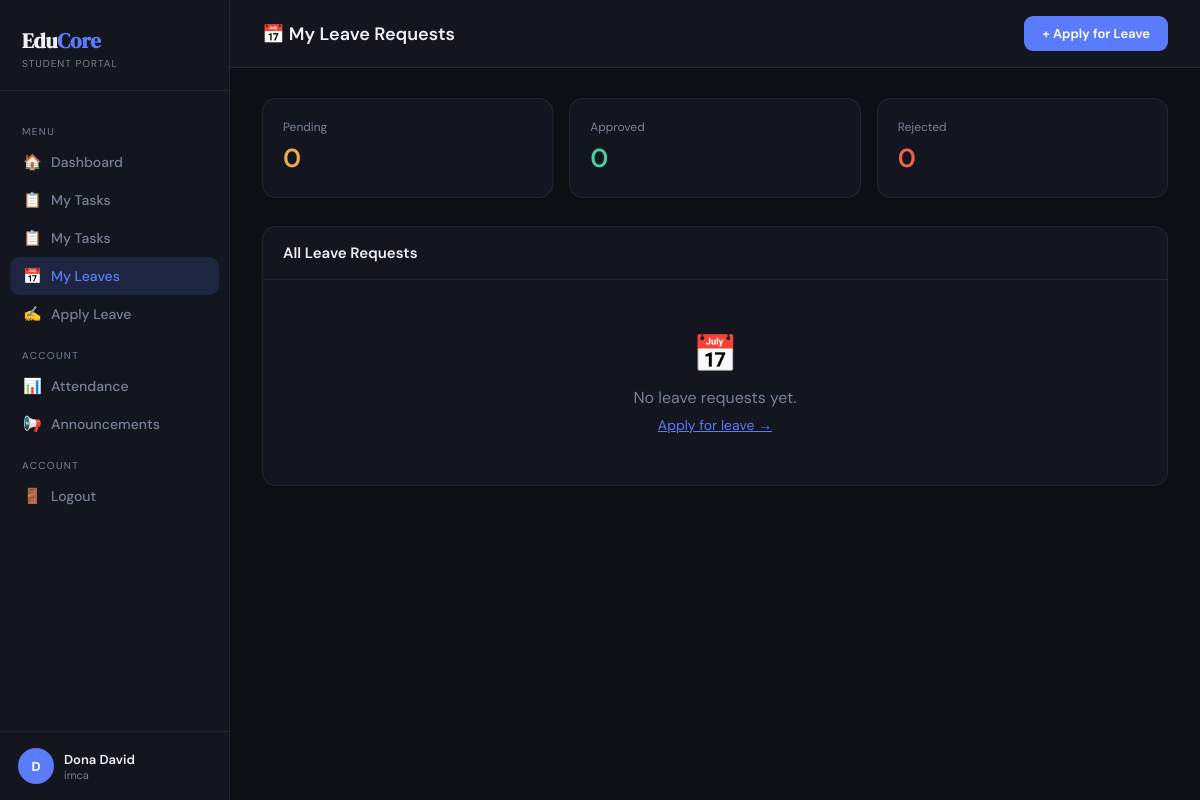
Page /student/leaves/ (signed in) on the committed database.
### studapp/models.py (models this page shows, shortened)
class Student(models.Model):
    user    = models.OneToOneField(User, on_delete=models.CASCADE)
    age     = models.IntegerField()
    gender  = models.CharField(max_length=10)
    course  = models.CharField(max_length=50)
    phone   = models.CharField(max_length=15)
    address = models.TextField()

### studapp/views.py (the view)
# urls.py: path('student/leaves/',                     views.student_my_leaves,     name='student_my_leaves'),
@student_required
def student_my_leaves(request):
    student = request.student
    leaves  = LeaveRequest.objects.filter(student=student)
    return render(request, 'student_my_leaves.html', {
        'student':  student,
        'leaves':   leaves,
        'pending':  leaves.filter(status='Pending').count(),
        'approved': leaves.filter(status='Approved').count(),
        'rejected': leaves.filter(status='Rejected').count(),
    })

### studapp/views.py (called while the page is built)
def student_required(view_func):
    @wraps(view_func)
    @login_required
    def wrapper(request, *args, **kwargs):
        try:
            request.student = Student.objects.get(user=request.user)
        except Student.DoesNotExist:
            messages.error(request, "Student access required.")
            return redirect("login")
        return view_func(request, *args, **kwargs)
    return wrapper

### studapp/templates/student_my_leaves.html (shortened to what this page needs)
<!DOCTYPE html>
<html lang="en">
<head>
</head>
<body>
<div class="sidebar">
  <div class="logo"><h1>Edu<span>Core</span></h1><p>Student Portal</p></div>
  <nav>
    <div class="nav-label">Menu</div>
    <a href="{% url 'student_dashboard' %}" class="nav-item"><span class="ico">🏠</span> Dashboard</a>
    <a href="{% url 'student_my_tasks' %}" class="nav-item"><span class="ico">📋</span> My Tasks</a>
    <a href="{% url 'student_my_tasks' %}" class="nav-item"><span class="ico">📋</span> My Tasks</a>
    <a href="{% url 'student_my_leaves' %}" class="nav-item active"><span class="ico">📅</span> My Leaves</a>
    <a href="{% url 'student_apply_leave' %}" class="nav-item"><span class="ico">✍️</span> Apply Leave</a>
    <div class="nav-label">Account</div>
    <a href="{% url 'student_attendance' %}" class="nav-item"><span class="ico">📊</span> Attendance</a>
    <a href="{% url 'student_announcements' %}" class="nav-item"><span class="ico">📢</span> Announcements</a>
    <div class="nav-label">Account</div>
    <a href="{% url 'logout' %}" class="nav-item"><span class="ico">🚪</span> Logout</a>
  </nav>
  <div class="user-block">
    <div class="avatar">{{ student.user.get_full_name|slice:":1"|upper }}</div>
    <div>
      <div class="name">{{ student.user.get_full_name }}</div>
      <div class="role">{{ student.course }}</div>
    </div>
  </div>
</div>
<div class="main">
  <div class="topbar">
    <h2>📅 My Leave Requests</h2>
    <a href="{% url 'student_apply_leave' %}" class="btn btn-primary">+ Apply for Leave</a>
  </div>
  <div class="content">
    <div class="stats-row">
      <div class="stat-card">
        <div class="lbl">Pending</div>
        <div class="val" style="color:var(--amber)">{{ pending }}</div>
      </div>
      <div class="stat-card">
        <div class="lbl">Approved</div>
        <div class="val" style="color:var(--green)">{{ approved }}</div>
      </div>
      <div class="stat-card">
        <div class="lbl">Rejected</div>
        <div class="val" style="color:var(--red)">{{ rejected }}</div>
      </div>
    </div>
    <div class="card">
      <div class="card-head">
        <h3>All Leave Requests</h3>
      </div>
      {% if leaves %}
      <table>
        <thead>
          <tr>
            <th>#</th>
            <th>Type</th>
            <th>From</th>
            <th>To</th>
            <th>Days</th>
            <th>Reason</th>
            <th>Status</th>
            <th>Admin Remark</th>
          </tr>
        </thead>
        <tbody>
          {% for leave in leaves %}
          <tr>
            <td style="color:var(--muted)">{{ forloop.counter }}</td>
            <td style="font-weight:500">{{ leave.get_leave_type_display }}</td>
            <td>{{ leave.from_date }}</td>
            <td>{{ leave.to_date }}</td>
            <td style="font-weight:600">{{ leave.days_count }}</td>
            <td style="color:var(--muted);font-size:13px;max-width:150px">{{ leave.reason|truncatechars:50 }}</td>
            <td>
              {% if leave.status == 'Pending' %}
                <span class="badge badge-pending">⏳ Pending</span>
              {% elif leave.status == 'Approved' %}
                <span class="badge badge-approved">✅ Approved</span>
              {% else %}
                <span class="badge badge-rejected">❌ Rejected</span>
              {% endif %}
            </td>
            <td>
              {% if leave.admin_remark %}
                <div class="remark">"{{ leave.admin_remark }}"</div>
              {% else %}
                <span style="color:var(--muted);font-size:12px">—</span>
              {% endif %}
            </td>
          </tr>
          {% endfor %}
        </tbody>
      </table>
      {% else %}
        <div class="empty">
          <p style="font-size:36px">📅</p>
          <p style="margin-top:10px">No leave requests yet.</p>
          <a href="{% url 'student_apply_leave' %}" style="color:var(--accent);font-size:14px;display:inline-block;margin-top:8px">Apply for leave →</a>
        </div>
      {% endif %}
    </div>
  </div>
</div>
</body>
</html>

### studapp/templates/student_my_leaves.html (style rules this page uses)
:root { --bg:#0d0f14;--surface:#13161e;--surf2:#1a1e28;--border:rgba(255,255,255,0.07);--accent:#5b7cfa;--green:#4ec9a0;--amber:#f0a84e;--red:#f0614e;--text:#eef0f7;--muted:#7a7f96;--r:14px; }
*,*::before,*::after { box-sizing:border-box;margin:0;padding:0; }
body { background:var(--bg);color:var(--text);font-family:'DM Sans',sans-serif;display:flex;min-height:100vh; }
.sidebar { width:230px;min-height:100vh;background:var(--surface);border-right:1px solid var(--border);display:flex;flex-direction:column;position:fixed;top:0;left:0;bottom:0;z-index:100; }
.logo { padding:26px 22px 20px;border-bottom:1px solid var(--border); }
.logo h1 { font-family:'DM Serif Display',serif;font-size:21px; }
.logo h1 span { color:var(--accent); }
.logo p { font-size:10px;color:var(--muted);letter-spacing:1px;text-transform:uppercase;margin-top:2px; }
nav { padding:18px 10px;flex:1; }
.nav-label { font-size:10px;text-transform:uppercase;letter-spacing:1.4px;color:var(--muted);padding:0 12px;margin:16px 0 5px; }
.nav-item { display:flex;align-items:center;gap:10px;padding:9px 13px;border-radius:10px;color:var(--muted);text-decoration:none;font-size:14px;font-weight:500;transition:.15s; }
.nav-item.active { background:rgba(91,124,250,.15);color:var(--accent); }
.nav-item .ico { font-size:15px;width:18px;text-align:center; }
.user-block { padding:16px 18px;border-top:1px solid var(--border);display:flex;align-items:center;gap:10px; }
.avatar { width:36px;height:36px;border-radius:50%;background:var(--accent);display:flex;align-items:center;justify-content:center;font-size:13px;font-weight:700;color:#fff;flex-shrink:0; }
.user-block .name { font-size:13px;font-weight:600; }
.user-block .role { font-size:11px;color:var(--muted); }
.main { margin-left:230px;flex:1;display:flex;flex-direction:column; }
.topbar { background:var(--surface);border-bottom:1px solid var(--border);padding:16px 32px;display:flex;align-items:center;justify-content:space-between; }
.topbar h2 { font-size:18px;font-weight:600; }
.content { padding:30px 32px;flex:1; }
.stats-row { display:grid;grid-template-columns:repeat(3,1fr);gap:16px;margin-bottom:28px; }
.stat-card { background:var(--surface);border:1px solid var(--border);border-radius:var(--r);padding:20px; }
.stat-card .val { font-size:26px;font-weight:600;margin:6px 0 2px; }
.stat-card .lbl { font-size:12px;color:var(--muted); }
.card { background:var(--surface);border:1px solid var(--border);border-radius:var(--r);overflow:hidden; }
.card-head { padding:16px 20px;border-bottom:1px solid var(--border);display:flex;align-items:center;justify-content:space-between; }
.card-head h3 { font-size:15px;font-weight:600; }
.btn { display:inline-flex;align-items:center;gap:6px;padding:9px 18px;border-radius:9px;font-size:13px;font-weight:600;cursor:pointer;text-decoration:none;border:none; }
.btn-primary { background:var(--accent);color:#fff; }
.empty { text-align:center;padding:50px;color:var(--muted); }

### rows in the picture
Student: user.get_full_name "D", user.get_full_name "Dona David", course "imca"

### other values in the picture
{{ pending }} "0"
{{ approved }} "0"
{{ rejected }} "0"
